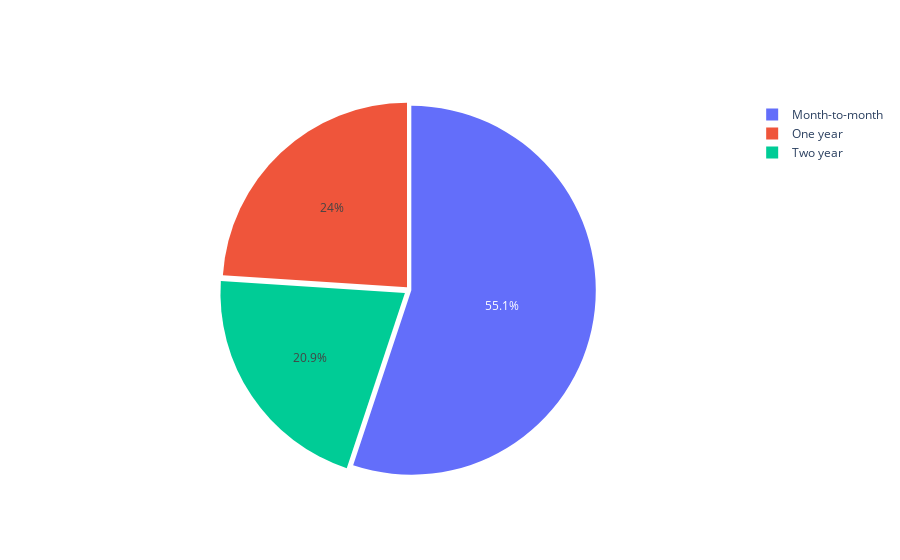

The notebook cell this image was saved under:
### Code cell
lables=df["Contract"].unique()
values=df["Contract"].value_counts()
diag=go.Figure(data=[go.Pie(labels=lables,values=values,pull=[0.01,0.02,0.03])])
diag.show()

### Figure 1 — Plotly figure (JSON) as saved in the notebook; plotly's stock layout.template omitted (floating-point values rounded to 4 significant figures)
{"data": [{"labels": ["Month-to-month", "One year", "Two year"], "pull": [0.01, 0.02, 0.03], "type": "pie", "values": [3875, 1685, 1472]}], "layout": {}}
